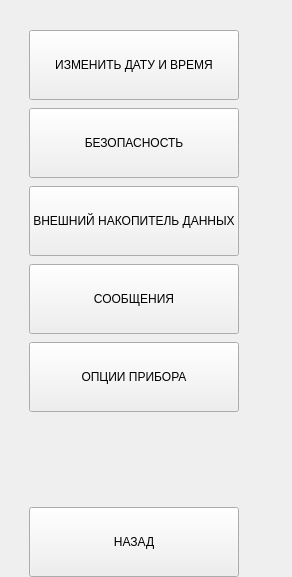
           <widget class="QWidget" name="system">
            <layout class="QVBoxLayout" name="verticalLayout_7">
             <property name="spacing">
              <number>8</number>
             </property>
             <property name="leftMargin">
              <number>29</number>
             </property>
             <property name="topMargin">
              <number>30</number>
             </property>
             <property name="rightMargin">
              <number>53</number>
             </property>
             <property name="bottomMargin">
              <number>0</number>
             </property>
             <item>
              <widget class="wButtonStyled" name="bEditDataTime">
               <property name="sizePolicy">
                <sizepolicy hsizetype="Preferred" vsizetype="Preferred">
                 <horstretch>0</horstretch>
                 <verstretch>0</verstretch>
                </sizepolicy>
               </property>
               <property name="minimumSize">
                <size>
                 <width>0</width>
                 <height>70</height>
                </size>
               </property>
               <property name="text">
                <string>ИЗМЕНИТЬ ДАТУ И ВРЕМЯ</string>
               </property>
              </widget>
             </item>
             <item>
              <widget class="wButtonStyled" name="bProtect">
               <property name="sizePolicy">
                <sizepolicy hsizetype="Preferred" vsizetype="Preferred">
                 <horstretch>0</horstretch>
                 <verstretch>0</verstretch>
                </sizepolicy>
               </property>
               <property name="minimumSize">
                <size>
                 <width>0</width>
                 <height>70</height>
                </size>
               </property>
               <property name="text">
                <string>БЕЗОПАСНОСТЬ</string>
               </property>
              </widget>
             </item>
             <item>
              <widget class="wButtonStyled" name="bExtMemory">
               <property name="sizePolicy">
                <sizepolicy hsizetype="Preferred" vsizetype="Preferred">
                 <horstretch>0</horstretch>
                 <verstretch>0</verstretch>
                </sizepolicy>
               </property>
               <property name="minimumSize">
                <size>
                 <width>0</width>
                 <height>70</height>
                </size>
               </property>
               <property name="text">
                <string>ВНЕШНИЙ НАКОПИТЕЛЬ ДАННЫХ</string>
               </property>
              </widget>
             </item>
             <item>
              <widget class="wButtonStyled" name="bMessages">
               <property name="sizePolicy">
                <sizepolicy hsizetype="Preferred" vsizetype="Preferred">
                 <horstretch>0</horstretch>
                 <verstretch>0</verstretch>
                </sizepolicy>
               </property>
               <property name="minimumSize">
                <size>
                 <width>0</width>
                 <height>70</height>
                </size>
               </property>
               <property name="text">
                <string>СООБЩЕНИЯ</string>
               </property>
              </widget>
             </item>
             <item>
              <widget class="wButtonStyled" name="bOptions">
               <property name="sizePolicy">
                <sizepolicy hsizetype="Preferred" vsizetype="Preferred">
                 <horstretch>0</horstretch>
                 <verstretch>0</verstretch>
                </sizepolicy>
               </property>
               <property name="minimumSize">
                <size>
                 <width>0</width>
                 <height>70</height>
                </size>
               </property>
               <property name="text">
                <string>ОПЦИИ ПРИБОРА</string>
               </property>
              </widget>
             </item>
             <item>
              <spacer name="verticalSpacer_5">
               <property name="orientation">
                <enum>Qt::Vertical</enum>
               </property>
               <property name="sizeHint" stdset="0">
                <size>
                 <width>20</width>
                 <height>87</height>
                </size>
               </property>
              </spacer>
             </item>
             <item>
              <widget class="wButtonStyled" name="bBackFromSystem">
               <property name="sizePolicy">
                <sizepolicy hsizetype="Preferred" vsizetype="Preferred">
                 <horstretch>0</horstretch>
                 <verstretch>0</verstretch>
                </sizepolicy>
               </property>
               <property name="minimumSize">
                <size>
                 <width>0</width>
                 <height>70</height>
                </size>
               </property>
               <property name="text">
                <string>НАЗАД</string>
               </property>
              </widget>
             </item>
            </layout>
           </widget>
